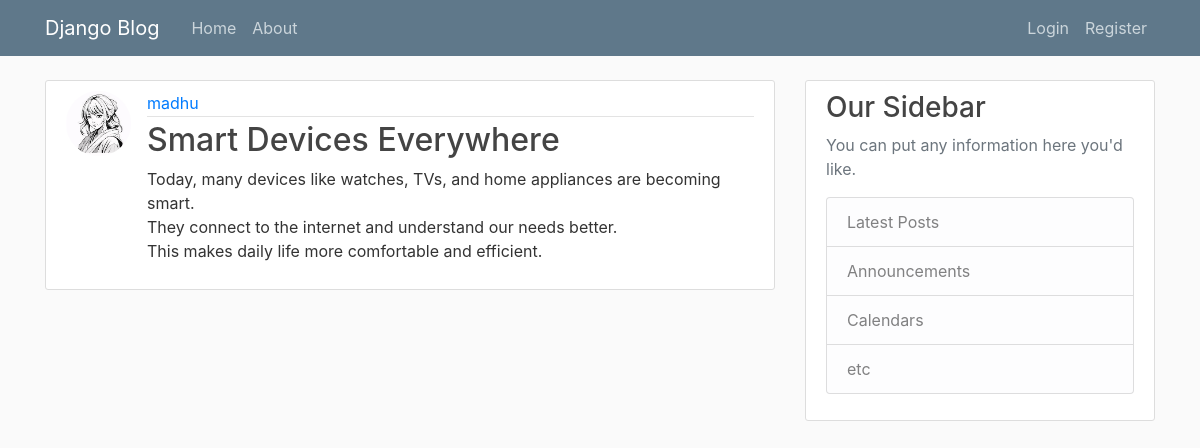
The page /post/10/ on the database its author committed.
### Blog/models.py (models this page shows, shortened)
class Post(models.Model):
    title=models.CharField(max_length=100)
    content=models.TextField()
    data_posted=models.DateTimeField(default=timezone.now)
    author=models.ForeignKey(User,on_delete=models.CASCADE)

### Register/models.py (models this page shows, shortened)
class Profile(models.Model):
    user=models.OneToOneField(User,on_delete=models.CASCADE)
    image=models.ImageField(default="default.jpg",upload_to='profile_pics')

### Blog/views.py (the view)
# urls.py: path('post/<int:pk>/', views.PostDetailView.as_view(), name='post_detail'),
class PostDetailView(DetailView):
    model = Post

### Blog/templates/Blog/post_detail.html (shortened to what this page needs)
{% extends "blog/base.html" %}
{% block content %}
  <article class="media content-section">
    <img class="rounded-circle article-img" src="{{ object.author.profile.image.url }}">
    <div class="media-body">
      <div class="article-metadata">
        <a class="mr-2" href="{% url 'user-posts' object.author.username %}">{{ object.author }}</a>
      </div>
      <h2 class="article-title">{{ object.title }}</h2>
      <p class="article-content">{{ object.content }}</p>
    </div>
  </article>
{% endblock content %}

### Blog/static/Blog/main.css (style rules this page uses)
body { background: #fafafa; color: #333333; margin-top: 5rem; }
h1, h2, h3, h4, h5, h6 { color: #444444; }
.content-section { background: #ffffff; padding: 10px 20px; border: 1px solid #dddddd; border-radius: 3px; margin-bottom: 20px; }
.article-title { color: #444444; }
.article-content { white-space: pre-line; }
.article-img { height: 65px; width: 65px; margin-right: 16px; }
.article-metadata { padding-bottom: 1px; margin-bottom: 4px; border-bottom: 1px solid #e3e3e3 }

### rows shown on the page
Post: author.profile.image (picture), author "madhu", title "Smart Devices Everywhere", content "Today, many devices like watches, TVs, and home appliances are becoming smart. They connect to the internet and understand our needs better. This makes daily life more comfortable and efficient."
